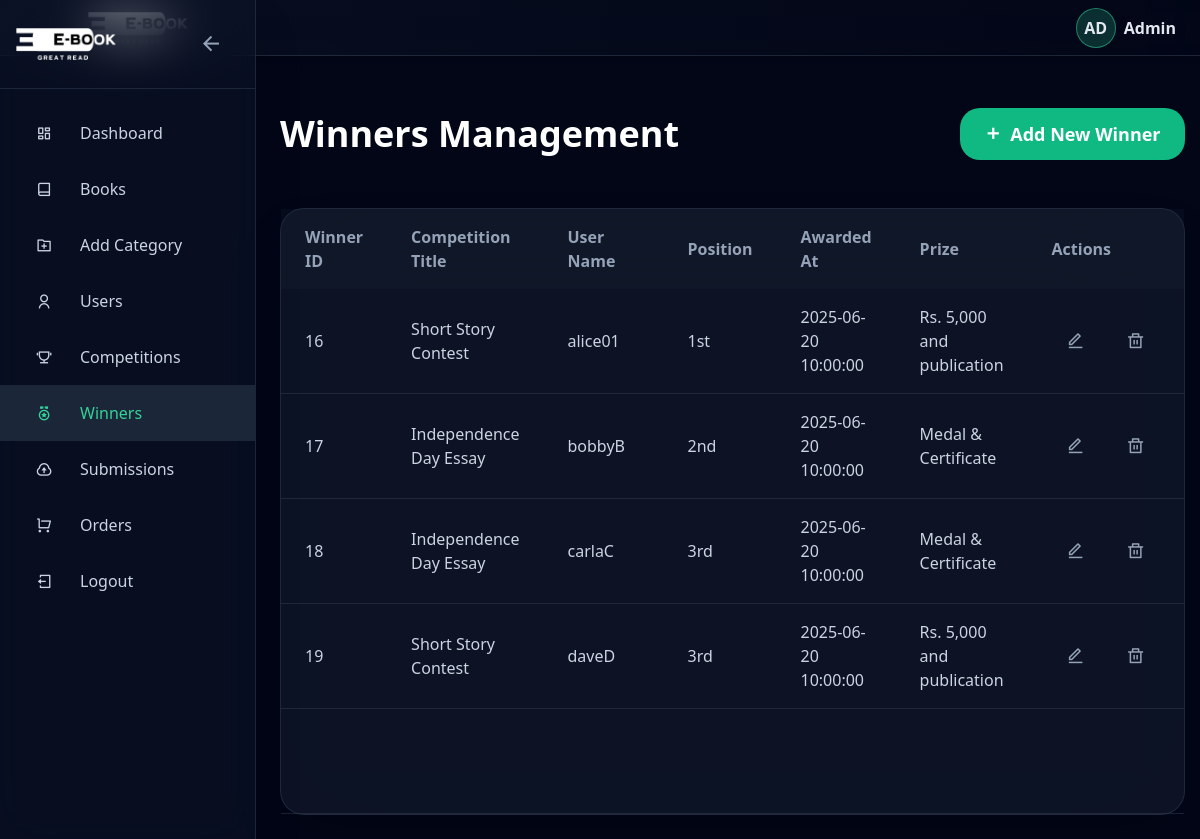
Page /Admin/AdminWinner/admin.winners.php (signed in) on the committed database.
### tables this page shows
CREATE TABLE `winners` (
  `WinnerID` int(11) NOT NULL,
  `CompetitionID` int(11) NOT NULL,
  `UserID` int(11) NOT NULL,
  `Position` varchar(10) NOT NULL CHECK (`Position` in ('1st','2nd','3rd')),
  `AwardedAt` datetime DEFAULT current_timestamp()
);

CREATE TABLE `competitions` (
  `CompetitionID` int(11) NOT NULL,
  `Type` varchar(20) DEFAULT NULL CHECK (`Type` in ('Story','Essay')),
  `Title` varchar(100) DEFAULT NULL,
  `Description` text DEFAULT NULL,
  `StartDate` date DEFAULT NULL,
  `EndDate` date DEFAULT NULL,
  `Prize` varchar(100) DEFAULT NULL
);

CREATE TABLE `users` (
  `UserID` int(11) NOT NULL,
  `Username` varchar(50) NOT NULL,
  `PasswordHash` varchar(255) NOT NULL,
  `Email` varchar(100) NOT NULL,
  `FullName` varchar(100) DEFAULT NULL,
  `City` varchar(50) DEFAULT NULL,
  `State` varchar(50) DEFAULT NULL,
  `ZipCode` varchar(10) DEFAULT NULL,
  `PhoneNumber` varchar(15) DEFAULT NULL,
  `Verified` tinyint(1) DEFAULT 0,
  `DateRegistered` datetime DEFAULT current_timestamp(),
  `Role` varchar(20) NOT NULL DEFAULT 'User' CHECK (`Role` in ('User','Admin')),
  `token` varchar(64) DEFAULT NULL
);

### Admin/AdminWinner/admin.winners.php (the view, shortened to what this page needs)
<?php
include "../Components/checkifadmin.php";
?>
<!DOCTYPE html>
<html lang="en">
<head>
    <script src="https://cdn.tailwindcss.com/3.4.16"></script>
    <link rel="stylesheet" href="https://cdnjs.cloudflare.com/ajax/libs/remixicon/4.6.0/remixicon.min.css">
</head>
<body class="bg-slate-950 text-white font-inter">
    <div class="flex min-h-screen">
        <?php include "../Components/sider.php"; ?>
        <main id="main-content" class="ml-20 sm:ml-64 min-h-screen flex-1 transition-all duration-300">
            <div class="pt-20 sm:pt-24 p-4 sm:p-6 relative">
                <div id="winners-page" class="page active container mx-auto">
                    <div class="flex flex-col sm:flex-row items-center justify-between mb-8 sm:mb-12 mt-3 scroll-animate">
                        <h1 class="text-3xl sm:text-4xl font-black text-white">Winners Management</h1>
                        <a href="newwinner.php" class="group relative overflow-hidden bg-emerald-500 hover:bg-emerald-600 text-white px-4 sm:px-6 py-2 sm:py-3 text-base sm:text-lg font-semibold rounded-xl transition-all duration-300 hover:scale-105 inline-flex items-center mt-4 sm:mt-0">
                            <span class="relative z-10 flex items-center">
                                <i class="ri-add-line mr-2"></i>
                                Add New Winner
                            </span>
                        </a>
                    </div>
                    <div class="backdrop-blur-3xl bg-slate-800/40 border border-slate-700/50 rounded-2xl shadow-2xl hover:shadow-emerald-500/20 transition-all duration-500 scroll-animate">
                        <div class="overflow-x-auto overflow-y-hidden">
                            <table class="w-full table-responsive">
                                <thead>
                                    <tr class="text-left text-sm sm:text-base text-slate-400 bg-slate-800/20">
                                        <th class="px-4 sm:px-6 py-3 sm:py-4 font-semibold">Winner ID</th>
                                        <th class="px-4 sm:px-6 py-3 sm:py-4 font-semibold competition-title">Competition Title</th>
                                        <th class="px-4 sm:px-6 py-3 sm:py-4 font-semibold username">User Name</th>
                                        <th class="px-4 sm:px-6 py-3 sm:py-4 font-semibold hidden sm:table-cell">Position</th>
                                        <th class="px-4 sm:px-6 py-3 sm:py-4 font-semibold">Awarded At</th>
                                        <th class="px-4 sm:px-6 py-3 sm:py-4 font-semibold">Prize</th>
                                        <th class="px-4 sm:px-6 py-3 sm:py-4 font-semibold">Actions</th>
                                    </tr>
                                </thead>
                                <tbody>
                                    <?php
                                    $sql = "
                                        SELECT
                                            w.WinnerID,
                                            c.Title AS CompetitionTitle,
                                            c.Prize AS CompetitionPrize,
                                            u.Username AS UserName,
                                            w.Position,
                                            w.AwardedAt
                                        FROM Winners w
                                        JOIN Competitions c ON w.CompetitionID = c.CompetitionID
                                        JOIN Users u ON w.UserID = u.UserID
                                    ";
                                    $result = $conn->query($sql);
                                    if ($result->num_rows > 0) {
                                        while ($row = $result->fetch_assoc()) {
                                    ?>
                                    <tr class="border-b border-slate-700/50 hover:bg-slate-700/30 transition-all duration-300 scroll-animate">
                                        <td class="px-4 sm:px-6 py-3 sm:py-4 text-base text-slate-300" data-label="Winner ID"><?php echo htmlspecialchars($row['WinnerID']); ?></td>
                                        <td class="px-4 sm:px-6 py-3 sm:py-4 text-base text-slate-300 competition-title" data-label="Competition Title"><?php echo htmlspecialchars($row['CompetitionTitle']); ?></td>
                                        <td class="px-4 sm:px-6 py-3 sm:py-4 text-base text-slate-300 username" data-label="User Name"><?php echo htmlspecialchars($row['UserName']); ?></td>
                                        <td class="px-4 sm:px-6 py-3 sm:py-4 text-base text-slate-300 hidden sm:table-cell" data-label="Position"><?php echo htmlspecialchars($row['Position']); ?></td>
                                        <td class="px-4 sm:px-6 py-3 sm:py-4 text-base text-slate-300" data-label="Awarded At"><?php echo htmlspecialchars($row['AwardedAt']); ?></td>
                                        <td class="px-4 sm:px-6 py-3 sm:py-4 text-base text-slate-300" data-label="Prize"><?php echo htmlspecialchars($row['CompetitionPrize']); ?></td>
                                        <td class="px-4 sm:px-6 py-3 sm:py-4" data-label="Actions">
                                            <div class="flex items-center gap-3">
                                                <a href="winners.update.php?id=<?php echo htmlspecialchars($row['WinnerID']); ?>" class="w-12 h-12 flex items-center justify-center text-slate-400 hover:bg-slate-700/50 hover:text-emerald-400 rounded-full transition-all duration-300">
                                                    <i class="ri-edit-line text-lg"></i>
                                                </a>
                                                <a href="winners.delete.php?id=<?php echo htmlspecialchars($row['WinnerID']); ?>" class="w-12 h-12 flex items-center justify-center text-slate-400 hover:bg-slate-700/50 hover:text-red-400 rounded-full transition-all duration-300">
                                                    <i class="ri-delete-bin-line text-lg"></i>
                                                </a>
                                            </div>
                                        </td>
                                    </tr>
                                    <?php
                                        }
                                    } else {
                                        echo '<tr><td colspan="7" class="px-4 sm:px-6 py-4 text-center text-slate-400">No winners found.</td></tr>';
                                    }
                                    ?>
                                </tbody>
                            </table>
                        </div>
                    </div>
                </div>
            </div>
        </main>
    </div>
</body>
</html>

### Admin/AdminWinner/admin.winners.php (style rules this page uses)
.scroll-animate { opacity: 0; transform: translateY(20px); transition: all 0.6s ease-out; }
.scroll-animate.visible { opacity: 1; transform: translateY(0); }
#sidebar:not(.collapsed) ~ #main-content { margin-left: 16rem; }
@media (min-width: 640px) { .table-responsive th, .table-responsive td { font-size: 0.875rem; padding: 0.75rem 1.5rem; } }
@media (min-width: 640px) { .table-responsive .competition-title { min-width: 120px; } }
@media (min-width: 640px) { .table-responsive .username { min-width: 100px; } }
@media (min-width: 768px) { .table-responsive th, .table-responsive td { font-size: 1rem; padding: 1rem 1.5rem; } }
@media (min-width: 768px) { .table-responsive .competition-title { min-width: 150px; } }
@media (min-width: 768px) { .table-responsive .username { min-width: 120px; } }

### rows in the picture
winners: WinnerID "16", CompetitionID.Title "Short Story Contest", UserID.Username "alice01", Position "1st", AwardedAt "2025-06-20 10:00:00", CompetitionID.Prize "Rs. 5,000 and publication"
winners: WinnerID "17", CompetitionID.Title "Independence Day Essay", UserID.Username "bobbyB", Position "2nd", AwardedAt "2025-06-20 10:00:00", CompetitionID.Prize "Medal & Certificate"
winners: WinnerID "18", CompetitionID.Title "Independence Day Essay", UserID.Username "carlaC", Position "3rd", AwardedAt "2025-06-20 10:00:00", CompetitionID.Prize "Medal & Certificate"
winners: WinnerID "19", CompetitionID.Title "Short Story Contest", UserID.Username "daveD", Position "3rd", AwardedAt "2025-06-20 10:00:00", CompetitionID.Prize "Rs. 5,000 and publication"

### other values in the picture
substr($_SESSION['user'], 0, 2) "AD"
$_SESSION['user'] "Admin"
